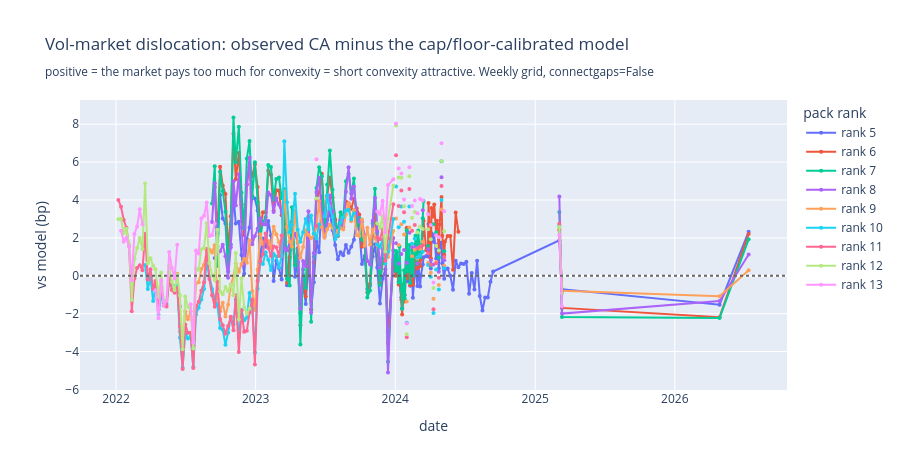

The notebook cell saved with this chart:
### Code cell
_grid = pd.DatetimeIndex(sorted(SCREENS["date"].unique()))
_f = go.Figure()
for _r in sorted(SCREENS["rank"].unique()):
    _ser = (SCREENS[SCREENS["rank"] == _r].set_index("date")["vs_model_capfloor_bp"]
            .reindex(_grid))
    _f.add_trace(go.Scatter(x=_ser.index, y=_ser.values, mode="lines+markers",
                            name=f"rank {_r}", connectgaps=False,
                            marker=dict(size=4)))
_f.add_hline(y=0.0, line=dict(color="#666", dash="dot"))
_f.update_layout(
    title="Vol-market dislocation: observed CA minus the cap/floor-calibrated "
          "model<br><sub>positive = the market pays too much for convexity = "
          "short convexity attractive. Weekly grid, connectgaps=False</sub>",
    xaxis_title="date", yaxis_title="vs model (bp)", height=CFG.fig_height,
    legend_title="pack rank")
_f

### Figure 1 — Plotly figure (JSON) as saved in the notebook; plotly's stock layout.template omitted (floating-point values rounded to 4 significant figures; data arrays with more than 128 entries replaced by an {"elided": "..."} marker saying what was removed)
{"data": [{"connectgaps": false, "marker": {"size": 4}, "mode": "lines+markers", "name": "rank 5", "type": "scatter", "x": {"elided": "164 str values"}, "y": {"elided": "164 float values"}}, {"connectgaps": false, "marker": {"size": 4}, "mode": "lines+markers", "name": "rank 6", "type": "scatter", "x": {"elided": "164 str values"}, "y": {"elided": "164 float values"}}, {"connectgaps": false, "marker": {"size": 4}, "mode": "lines+markers", "name": "rank 7", "type": "scatter", "x": {"elided": "164 str values"}, "y": {"elided": "164 float values"}}, {"connectgaps": false, "marker": {"size": 4}, "mode": "lines+markers", "name": "rank 8", "type": "scatter", "x": {"elided": "164 str values"}, "y": {"elided": "164 float values"}}, {"connectgaps": false, "marker": {"size": 4}, "mode": "lines+markers", "name": "rank 9", "type": "scatter", "x": {"elided": "164 str values"}, "y": {"elided": "164 float values"}}, {"connectgaps": false, "marker": {"size": 4}, "mode": "lines+markers", "name": "rank 10", "type": "scatter", "x": {"elided": "164 str values"}, "y": {"elided": "164 float values"}}, {"connectgaps": false, "marker": {"size": 4}, "mode": "lines+markers", "name": "rank 11", "type": "scatter", "x": {"elided": "164 str values"}, "y": {"elided": "164 float values"}}, {"connectgaps": false, "marker": {"size": 4}, "mode": "lines+markers", "name": "rank 12", "type": "scatter", "x": {"elided": "164 str values"}, "y": {"elided": "164 float values"}}, {"connectgaps": false, "marker": {"size": 4}, "mode": "lines+markers", "name": "rank 13", "type": "scatter", "x": {"elided": "164 str values"}, "y": {"elided": "164 float values"}}], "layout": {"height": 470, "legend": {"title": {"text": "pack rank"}}, "shapes": [{"line": {"color": "#666", "dash": "dot"}, "type": "line", "x0": 0, "x1": 1, "xref": "x domain", "y0": 0.0, "y1": 0.0, "yref": "y"}], "title": {"text": "Vol-market dislocation: observed CA minus the cap/floor-calibrated model<br><sub>positive = the market pays too much for convexity = short convexity attractive. Weekly grid, connectgaps=False</sub>"}, "xaxis": {"title": {"text": "date"}}, "yaxis": {"title": {"text": "vs model (bp)"}}}}
